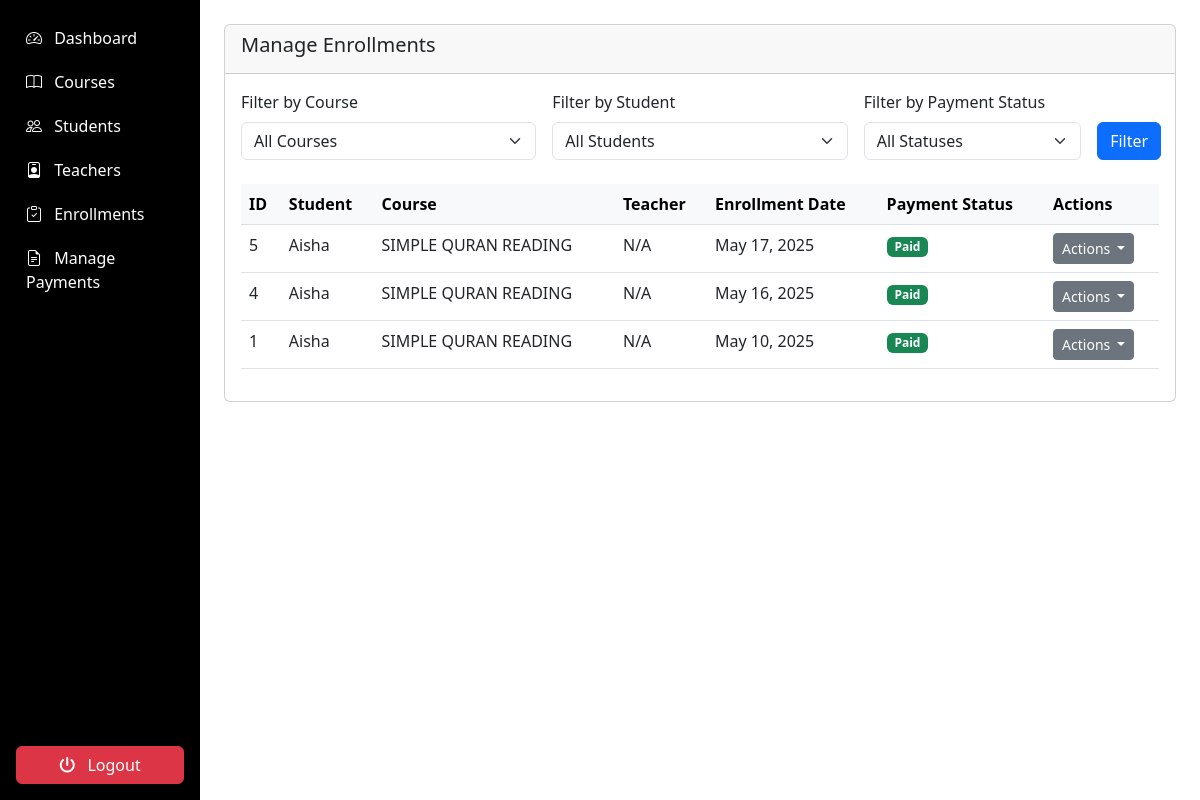
The app's page /admin/enrollments/manage_enrollments.php (signed in) with its own data.
### tables this page shows
CREATE TABLE `enrollments` (
  `enrollment_id` int(11) NOT NULL,
  `student_id` int(11) NOT NULL,
  `course_id` int(11) NOT NULL,
  `enrollment_date` timestamp NOT NULL DEFAULT current_timestamp(),
  `completion_status` enum('not_started','in_progress','completed') DEFAULT 'not_started',
  `payment_status` enum('pending','paid','failed') DEFAULT 'pending',
  `transaction_id` varchar(100) DEFAULT NULL
);

CREATE TABLE `students` (
  `student_id` int(11) NOT NULL,
  `user_id` int(11) NOT NULL,
  `full_name` varchar(100) NOT NULL,
  `address` text DEFAULT NULL,
  `contact_number` varchar(20) DEFAULT NULL,
  `parent_name` varchar(100) DEFAULT NULL,
  `parent_contact` varchar(20) DEFAULT NULL,
  `previous_education` text DEFAULT NULL,
  `profile_image` varchar(255) DEFAULT NULL
);

CREATE TABLE `courses` (
  `course_id` int(11) NOT NULL,
  `title` varchar(100) NOT NULL,
  `description` text DEFAULT NULL,
  `image_url` varchar(255) DEFAULT NULL,
  `teacher_id` int(11) DEFAULT NULL,
  `duration` varchar(50) DEFAULT NULL,
  `price` decimal(10,2) DEFAULT NULL,
  `is_featured` tinyint(1) DEFAULT 0,
  `created_at` timestamp NOT NULL DEFAULT current_timestamp(),
  `updated_at` timestamp NOT NULL DEFAULT current_timestamp() ON UPDATE current_timestamp(),
  `is_deleted` tinyint(1) DEFAULT 0,
  `status` enum('draft','ready','started','completed') DEFAULT 'draft'
);

### admin/enrollments/manage_enrollments.php (the view, shortened to what this page needs)
<?php
require_once '../../includes/auth.php';
$query = "
    SELECT e.*,
           s.full_name as student_name,
           c.title as course_title,
           t.full_name as teacher_name
    FROM enrollments e
    JOIN students s ON e.student_id = s.student_id
    JOIN courses c ON e.course_id = c.course_id
    LEFT JOIN teachers t ON c.teacher_id = t.teacher_id
    WHERE 1=1
";
$params = [];
$query .= " ORDER BY e.enrollment_date DESC";
$stmt = $db->prepare($query);
$stmt->execute($params);
$enrollments = $stmt->fetchAll();
?>
<!DOCTYPE html>
<html lang="en">
<head>
</head>
<body>
   <div class="container-fluid">
  <div class="row">
    <nav class="col-md-2 d-none d-md-block p-0 bg-dark sidebar" id="sidebar">
      <?php include '../includes/sidebar.php'; ?>
    </nav>
        <main class="col-md-10 ms-sm-auto p-4">
            <div>
                <div class="card mb-4">
                    <div class="card-header">
                        <h5 class="card-title">Manage Enrollments</h5>
                    </div>
                    <div class="card-body">
                        <form method="GET" class="mb-4">
                            <div class="row g-3">
                                <div class="col-md-4">
                                    <label for="course" class="form-label">Filter by Course</label>
                                    <select class="form-select" id="course" name="course">
                                        <option value="">All Courses</option>
                                    </select>
                                </div>
                                <div class="col-md-4">
                                    <label for="student" class="form-label">Filter by Student</label>
                                    <select class="form-select" id="student" name="student">
                                        <option value="">All Students</option>
                                    </select>
                                </div>
                                <div class="col-md-3">
                                    <label for="status" class="form-label">Filter by Payment Status</label>
                                    <select class="form-select" id="status" name="status">
                                        <option value="">All Statuses</option>
                                    </select>
                                </div>
                                <div class="col-md-1 d-flex align-items-end">
                                    <button type="submit" class="btn btn-primary">Filter</button>
                                </div>
                            </div>
                        </form>
                        <div class="table-responsive">
                            <table class="table table-hover">
                                <thead class="table-light">
                                    <tr>
                                        <th>ID</th>
                                        <th>Student</th>
                                        <th>Course</th>
                                        <th>Teacher</th>
                                        <th>Enrollment Date</th>
                                        <th>Payment Status</th>
                                        <th>Actions</th>
                                    </tr>
                                </thead>
                                <tbody>
                                    <?php foreach ($enrollments as $enrollment): ?>
                                    <tr>
                                        <td><?= $enrollment['enrollment_id'] ?></td>
                                        <td><?= htmlspecialchars($enrollment['student_name']) ?></td>
                                        <td><?= htmlspecialchars($enrollment['course_title']) ?></td>
                                        <td><?= htmlspecialchars($enrollment['teacher_name'] ?? 'N/A') ?></td>
                                        <td><?= date('M d, Y', strtotime($enrollment['enrollment_date'])) ?></td>
                                        <td>
                                            <span class="badge bg-<?=
                                                $enrollment['payment_status'] === 'paid' ? 'success' :
                                                ($enrollment['payment_status'] === 'failed' ? 'danger' : 'warning')
                                            ?>">
                                                <?= ucfirst($enrollment['payment_status']) ?>
                                            </span>
                                        </td>
                                        <td>
                                            <div class="dropdown">
                                                <button class="btn btn-sm btn-secondary dropdown-toggle" type="button" data-bs-toggle="dropdown">
                                                    Actions
                                                </button>
                                            </div>
                                        </td>
                                    </tr>
                                    <?php endforeach; ?>
                                </tbody>
                            </table>
                        </div>
                    </div>
                </div>
            </div>
                                    </main>
        </div>
    </div>
</body>
</html>

### admin/includes/sidebar.php (style rules this page uses)
.sidebar { background-color: black; }

### records on screen
enrollments: enrollment_id "5", student.full_name "Aisha", course.title "SIMPLE QURAN READING", teacher_name "N/A", enrollment_date "May 17, 2025", payment_status "Paid"
enrollments: enrollment_id "4", student.full_name "Aisha", course.title "SIMPLE QURAN READING", teacher_name "N/A", enrollment_date "May 16, 2025", payment_status "Paid"
enrollments: enrollment_id "1", student.full_name "Aisha", course.title "SIMPLE QURAN READING", teacher_name "N/A", enrollment_date "May 10, 2025", payment_status "Paid"
